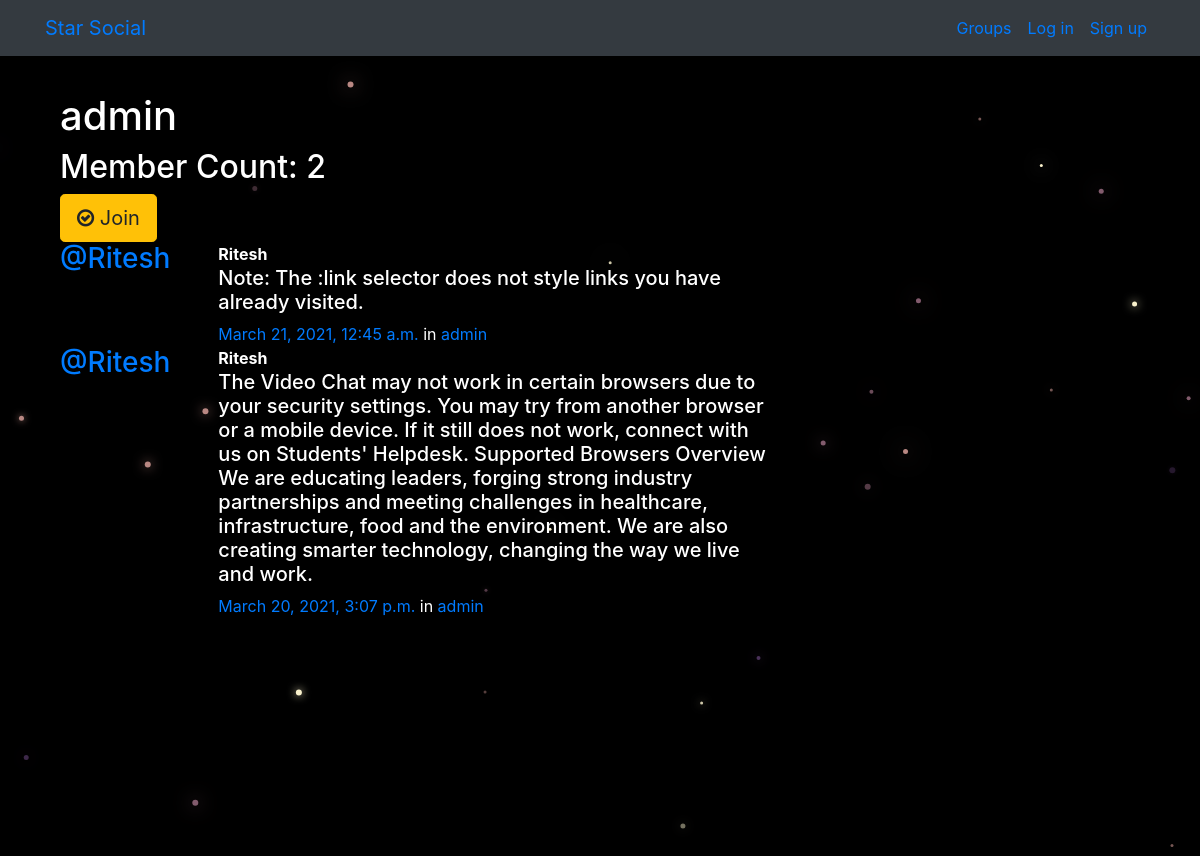
/groups/posts/in/admin/, run on the app's committed database.
### groups/models.py (models this page shows, shortened)
class Group(models.Model):
    name = models.CharField(max_length=255, unique=True)
    slug = models.SlugField(allow_unicode=True, unique=True)
    description = models.TextField(blank=True, default='')
    description_html = models.TextField(editable=False, default='', blank=True)
    members = models.ManyToManyField(User,through="GroupMember")
    class Meta:
        ordering = ["name"]

### posts/models.py (models this page shows, shortened)
class Post(models.Model):
    user = models.ForeignKey(User, related_name="posts",on_delete=models.CASCADE)
    created_at = models.DateTimeField(auto_now=True)
    message = models.TextField()
    message_html = models.TextField(editable=False)
    group = models.ForeignKey(Group, related_name="posts",null=True, blank=True,on_delete=models.CASCADE)
    class Meta:
        ordering = ["-created_at"]
        unique_together = ["user", "message"]

### groups/views.py (the view, shortened to what this page needs)
# urls.py: path("posts/in/<slug>/",views.SingleGroup.as_view(),name="single"),
class SingleGroup(generic.DetailView):
    model = Group

### groups/templates/groups/group_detail.html
{% extends "groups/group_base.html" %}
{% block pregroup %}
<div class="container">
  <h1>{{group.name}}</h1>
  <h2> Member Count: {{group.members.count}}</h2>
  <div class="content">
  	{% if user in group.members.all %}
  		<a href="{% url 'groups:leave' slug=group.slug %}" class="btn btn-lg btn-warning"><span class="fa fa-times-circle-o"></span> Leave</a>
  	{% else %}
  		<a href="{% url 'groups:join' slug=group.slug %}" class="btn btn-lg btn-warning"><span class="fa fa-check-circle-o"></span> Join</a>
  	{% endif %}
  </div>
</div>
{% endblock %}
{% block group_content %}
<div class="col-md-8">
	{% if group.posts.count == 0 %}
	<h2>No posts in this group yet!</h2>
	{% else %}
		{% for post in group.posts.all %}
			{% include "posts/_post.html" %}
		{% endfor %}
	{% endif %}
</div>
{% endblock %}

### posts/templates/posts/_post.html (shortened to what this page needs)
<div class="media">
	<h3 class="mr-5"><a href="{% url 'posts:for_user' username=post.user.username %}">@{{ post.user.username }}</a></h3>
	<div class="media-body">
		<strong>{{ post.user.username }}</strong>
		<h5>{{ post.message_html|safe }}</h5>
			<time class="time"><a href="{% url 'posts:single' username=post.user.username pk=post.pk %}">{{ post.created_at }}</a></time>
			{% if post.group %}
			<span class="group-name">in <a href="{% url 'groups:single' post.group.name %}">{{ post.group.name }}</a></span>
			{% endif %}
	</div>
</div>

### static/simplesocial/css/master.css (style rules this page uses)
body { margin: 0; overflow-x: hidden; background-color: black; color:white; }

### static/css/master.css (style rules this page uses)
h3,p { background: transparent; color: white; }

### data on the page
Group: name "admin", members.count "2"
Post: user.username "Ritesh", message_html "Note: The :link selector does not style links you have already visited.", created_at "March 21, 2021, 12:45 a.m.", group.name "admin"
Post: user.username "Ritesh", message_html "The Video Chat may not work in certain browsers due to your security settings. You may try from another browser or a mobile device. If it still does not work, connect with us on Students' Helpdesk. Supported Browsers Overview We are educating leaders, forging strong industry partnerships and meeting challenges in healthcare, infrastructure, food and the environment. We are also creating smarter technology, changing the way we live and work.", created_at "March 20, 2021, 3:07 p.m.", group.name "admin"
